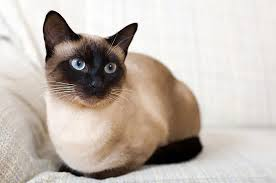
#> input picture images/kucing.png, 276 x 183 px
$ jupyter execute sourceCode.ipynb
#> lines starting #> are read from the running program, lines starting #| are printed output that depends on the picture
#> further down, img is the input picture: shape (183, 276, 3); mean B, G, R 176.3, 184.6, 194.6
[cell 1]
import cv2
import numpy as np
import matplotlib.pyplot as plt

[cell 2]
# fungsi untuk mengkonversi gambar ke grayscale
def convertToGray(image):
  gray = cv2.cvtColor(image, cv2.COLOR_BGR2GRAY)
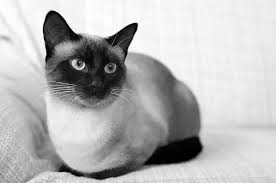
#> gray: shape (183, 276); min 0, max 255, mean 183.3
  return gray

[cell 3]
# fungsi untuk menampilkan histogram
def showHistogram(image, title='Histogram'):
  hist = cv2.calcHist([image], [0], None, [256], [0, 256])
  hist = cv2.normalize(hist, hist).flatten()

  plt.figure(figsize=(6, 3))
  plt.plot(hist, color='black')
  plt.title(title)
  plt.xlabel('Pixel Value')
  plt.ylabel('Normalized Frequency')
  plt.grid(True)
  plt.tight_layout()
  plt.show()

[cell 4]
# histogram equalization
def histogramEqualization(image):
  gray = convertToGray(image)
  equalized = cv2.equalizeHist(gray)
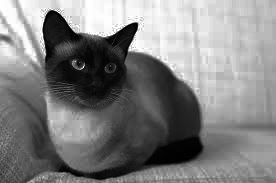
#> equalized: shape (183, 276); min 0, max 255, mean 128.4

  # Tampilkan gambar
  plt.figure(figsize=(10, 4))
  plt.subplot(1, 2, 1)
  plt.title("Original Image")
  plt.imshow(gray, cmap='gray')
  plt.axis('off')

  plt.subplot(1, 2, 2)
  plt.title("Equalized Image")
  plt.imshow(equalized, cmap='gray')
  plt.axis('off')
  plt.tight_layout()
  plt.show()
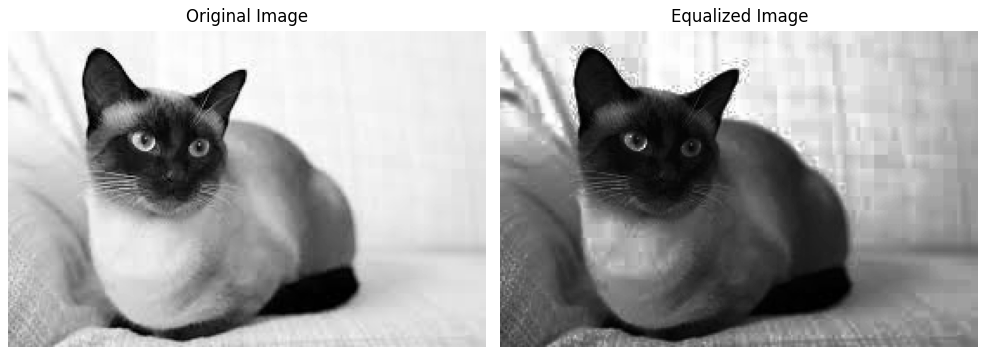
#> figure drawn by matplotlib, 2 panels

  # Tampilkan histogram
  showHistogram(gray, title="Original Histogram")
#> in showHistogram, `hist = cv2.calcHist([image], [0], None, [256], [0, 256])`: hist = 256 values, max 1530 at index 245, min 5 at index 255, mean 197.3
#> in showHistogram, `hist = cv2.normalize(hist, hist).flatten()`: hist = 256 values, max 0.319 at index 245, min 0.00104 at index 255, mean 0.0412
#> in showHistogram, `plt.show()`:
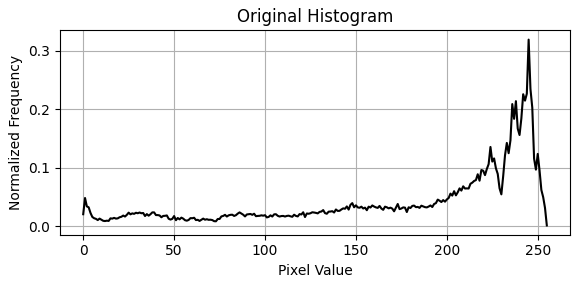
#> figure drawn by matplotlib, 1 panel; curve peaks at x = 245, y = 0.319
  showHistogram(equalized, title="Equalized Histogram")
#> call 2 of showHistogram, with title = 'Equalized Histogram'
#> in showHistogram (call 2), `hist = cv2.calcHist([image], [0], None, [256], [0, 256])`: hist = 256 values, max 1530 at index 230, min 0 at index 110, mean 197.3
#> in showHistogram (call 2), `hist = cv2.normalize(hist, hist).flatten()`: hist = 256 values, max 0.307 at index 230, min 0 at index 110, mean 0.0396
#> in showHistogram (call 2), `plt.show()`:
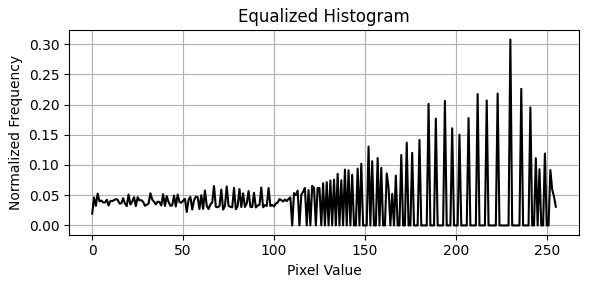
#> figure drawn by matplotlib, 1 panel; curve peaks at x = 230, y = 0.307

[cell 5]
# spatial sharpening
def spatialSharpening(image, amount=1.5, sigma=1.0):
#> called with amount = 1.5, sigma = 1
  gray = convertToGray(image)
  blurred = cv2.GaussianBlur(gray, (5, 5), sigma)
  sharpened = cv2.addWeighted(gray, 1 + amount, blurred, -amount, 0)
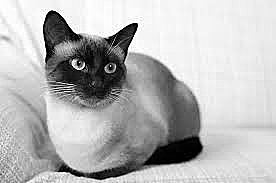
#> sharpened: shape (183, 276); min 0, max 255, mean 183.5

  plt.figure(figsize=(10, 4))
  plt.subplot(1, 2, 1)
  plt.title("Original image")
  plt.imshow(gray, cmap='gray')
  plt.axis('off')

  plt.subplot(1, 2, 2)
  plt.title(f"Sharpened Image\n(amount={amount}, sigma={sigma})")
  plt.imshow(sharpened, cmap='gray')
  plt.axis('off')

  plt.tight_layout()
  plt.show()

  return sharpened

[cell 6]
def spatialSmoothing(image, kernel_size=5, sigma=1.0):
  # image = convertToGray(image)  # jika ingin mengkonversi ke grayscale

#> called with kernel_size = 5, sigma = 1
  blurred = cv2.GaussianBlur(image, (kernel_size, kernel_size), sigma)
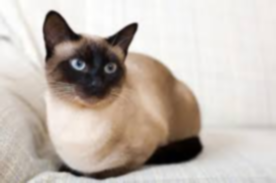
#> blurred: shape (183, 276, 3); mean R, G, B 194.6, 184.6, 176.3

  plt.figure(figsize=(10, 4))
  plt.subplot(1, 2, 1)
  plt.title("Original Image")
  plt.imshow(image, cmap='gray')
  plt.axis('off')

  plt.subplot(1, 2, 2)
  plt.title(f"Smoothed Image\n(kernel={kernel_size}, sigma={sigma})")
  plt.imshow(blurred, cmap='gray')
  plt.axis('off')

  plt.tight_layout()
  plt.show()

  return blurred

[cell 7]
# ganti dengan path gambar
img = cv2.imread('../../../images/kucing.png')
img_rgb = cv2.cvtColor(img, cv2.COLOR_BGR2RGB)
